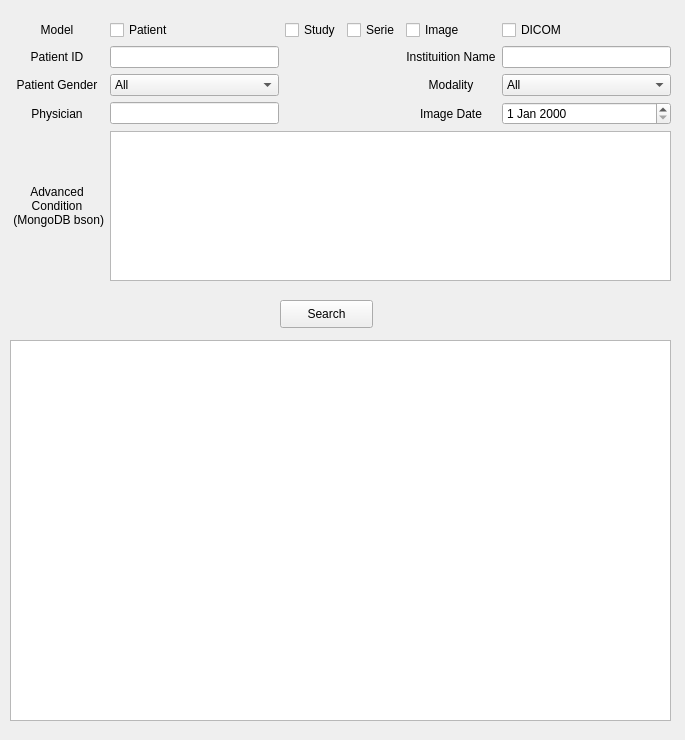
<?xml version="1.0" encoding="UTF-8"?>
<ui version="4.0">
 <class>AppWindow</class>
 <widget class="QMainWindow" name="AppWindow">
  <property name="geometry">
   <rect>
    <x>0</x>
    <y>0</y>
    <width>685</width>
    <height>740</height>
   </rect>
  </property>
  <property name="windowTitle">
   <string>MainWindow</string>
  </property>
  <property name="styleSheet">
   <string notr="true">#AppWindow {
    background-image: url(:/image/medical-background-with-loop_4p1uvboye__F0008.png);
}</string>
  </property>
  <widget class="QWidget" name="centralwidget">
   <widget class="QTableView" name="result_table">
    <property name="geometry">
     <rect>
      <x>10</x>
      <y>340</y>
      <width>661</width>
      <height>381</height>
     </rect>
    </property>
   </widget>
   <widget class="QWidget" name="gridLayoutWidget">
    <property name="geometry">
     <rect>
      <x>10</x>
      <y>20</y>
      <width>661</width>
      <height>261</height>
     </rect>
    </property>
    <layout class="QGridLayout" name="basicLayout">
     <item row="1" column="7">
      <widget class="QLineEdit" name="instituition_name_edit"/>
     </item>
     <item row="2" column="4" colspan="2">
      <spacer name="horizontalSpacer2">
       <property name="orientation">
        <enum>Qt::Horizontal</enum>
       </property>
       <property name="sizeHint" stdset="0">
        <size>
         <width>40</width>
         <height>20</height>
        </size>
       </property>
      </spacer>
     </item>
     <item row="1" column="1">
      <widget class="QLabel" name="patient_id_label">
       <property name="text">
        <string>Patient ID</string>
       </property>
       <property name="alignment">
        <set>Qt::AlignCenter</set>
       </property>
      </widget>
     </item>
     <item row="3" column="3">
      <widget class="QLineEdit" name="physician_edit"/>
     </item>
     <item row="1" column="6">
      <widget class="QLabel" name="instutuition_name_label">
       <property name="text">
        <string>Instituition Name</string>
       </property>
       <property name="alignment">
        <set>Qt::AlignCenter</set>
       </property>
      </widget>
     </item>
     <item row="3" column="4" colspan="2">
      <spacer name="horizontalSpacer3">
       <property name="orientation">
        <enum>Qt::Horizontal</enum>
       </property>
       <property name="sizeHint" stdset="0">
        <size>
         <width>40</width>
         <height>20</height>
        </size>
       </property>
      </spacer>
     </item>
     <item row="1" column="3">
      <widget class="QLineEdit" name="patient_gender_edit"/>
     </item>
     <item row="3" column="6">
      <widget class="QLabel" name="image_date_label">
       <property name="text">
        <string>Image Date</string>
       </property>
       <property name="alignment">
        <set>Qt::AlignCenter</set>
       </property>
      </widget>
     </item>
     <item row="2" column="1">
      <widget class="QLabel" name="patient_gender_label">
       <property name="text">
        <string>Patient Gender</string>
       </property>
       <property name="alignment">
        <set>Qt::AlignCenter</set>
       </property>
      </widget>
     </item>
     <item row="4" column="3" colspan="5">
      <widget class="QPlainTextEdit" name="advanced_condition_edit"/>
     </item>
     <item row="3" column="1">
      <widget class="QLabel" name="physician_label">
       <property name="text">
        <string>Physician</string>
       </property>
       <property name="alignment">
        <set>Qt::AlignCenter</set>
       </property>
      </widget>
     </item>
     <item row="2" column="6">
      <widget class="QLabel" name="modality_label">
       <property name="text">
        <string>Modality</string>
       </property>
       <property name="alignment">
        <set>Qt::AlignCenter</set>
       </property>
      </widget>
     </item>
     <item row="1" column="4" colspan="2">
      <spacer name="horizontalSpacer1">
       <property name="orientation">
        <enum>Qt::Horizontal</enum>
       </property>
       <property name="sizeHint" stdset="0">
        <size>
         <width>40</width>
         <height>20</height>
        </size>
       </property>
      </spacer>
     </item>
     <item row="0" column="3">
      <widget class="QCheckBox" name="patientBox">
       <property name="text">
        <string>Patient</string>
       </property>
      </widget>
     </item>
     <item row="3" column="7">
      <widget class="QDateEdit" name="image_date_edit"/>
     </item>
     <item row="0" column="4">
      <widget class="QCheckBox" name="studyBox">
       <property name="text">
        <string>Study</string>
       </property>
      </widget>
     </item>
     <item row="0" column="6">
      <widget class="QCheckBox" name="imageBox">
       <property name="text">
        <string>Image</string>
       </property>
      </widget>
     </item>
     <item row="0" column="5">
      <widget class="QCheckBox" name="serieBox">
       <property name="text">
        <string>Serie</string>
       </property>
      </widget>
     </item>
     <item row="0" column="7">
      <widget class="QCheckBox" name="dicomBox">
       <property name="text">
        <string>DICOM</string>
       </property>
      </widget>
     </item>
     <item row="4" column="1">
      <widget class="QLabel" name="advanced_condition_label">
       <property name="text">
        <string>Advanced
Condition
 (MongoDB bson)</string>
       </property>
       <property name="alignment">
        <set>Qt::AlignCenter</set>
       </property>
      </widget>
     </item>
     <item row="0" column="1">
      <widget class="QLabel" name="model_label">
       <property name="text">
        <string>Model</string>
       </property>
       <property name="alignment">
        <set>Qt::AlignCenter</set>
       </property>
      </widget>
     </item>
     <item row="2" column="7">
      <widget class="QComboBox" name="modality_box">
       <item>
        <property name="text">
         <string>All</string>
        </property>
       </item>
       <item>
        <property name="text">
         <string>CR</string>
        </property>
       </item>
       <item>
        <property name="text">
         <string>MG</string>
        </property>
       </item>
       <item>
        <property name="text">
         <string>PT</string>
        </property>
       </item>
       <item>
        <property name="text">
         <string>XA</string>
        </property>
       </item>
       <item>
        <property name="text">
         <string>ES</string>
        </property>
       </item>
       <item>
        <property name="text">
         <string>CT</string>
        </property>
       </item>
       <item>
        <property name="text">
         <string>MR</string>
        </property>
       </item>
       <item>
        <property name="text">
         <string>RF</string>
        </property>
       </item>
       <item>
        <property name="text">
         <string>US</string>
        </property>
       </item>
       <item>
        <property name="text">
         <string>DX</string>
        </property>
       </item>
       <item>
        <property name="text">
         <string>NM</string>
        </property>
       </item>
       <item>
        <property name="text">
         <string>SC</string>
        </property>
       </item>
       <item>
        <property name="text">
         <string>OT</string>
        </property>
       </item>
      </widget>
     </item>
     <item row="2" column="3">
      <widget class="QComboBox" name="patientGender_box">
       <item>
        <property name="text">
         <string>All</string>
        </property>
       </item>
       <item>
        <property name="text">
         <string>M</string>
        </property>
       </item>
       <item>
        <property name="text">
         <string>F</string>
        </property>
       </item>
      </widget>
     </item>
    </layout>
   </widget>
   <widget class="QPushButton" name="search_button">
    <property name="geometry">
     <rect>
      <x>280</x>
      <y>300</y>
      <width>93</width>
      <height>28</height>
     </rect>
    </property>
    <property name="text">
     <string>Search</string>
    </property>
   </widget>
  </widget>
  <action name="actionAdd_dicom">
   <property name="text">
    <string>Add dicom file (dcm)</string>
   </property>
  </action>
  <action name="actionAdd_dicom_dir_DICOMDIR">
   <property name="text">
    <string>Add dicom dir (DICOMDIR)</string>
   </property>
  </action>
  <action name="actionCopy_dicom">
   <property name="text">
    <string>Copy dicom</string>
   </property>
  </action>
  <action name="actionDelete_dicom_file">
   <property name="text">
    <string>Delete dicom</string>
   </property>
  </action>
  <action name="actionQuery">
   <property name="text">
    <string>Basic search</string>
   </property>
  </action>
  <action name="actionAdvanced_query_For_Advanced_User">
   <property name="text">
    <string>Advanced query (For Advanced User)</string>
   </property>
  </action>
  <action name="actionStorage">
   <property name="text">
    <string>URL Storage</string>
   </property>
  </action>
  <action name="actionDicom_Image_Storage">
   <property name="text">
    <string>Dicom/Image Storage</string>
   </property>
  </action>
 </widget>
 <resources>
  <include location="resources.qrc"/>
 </resources>
 <connections/>
</ui>
